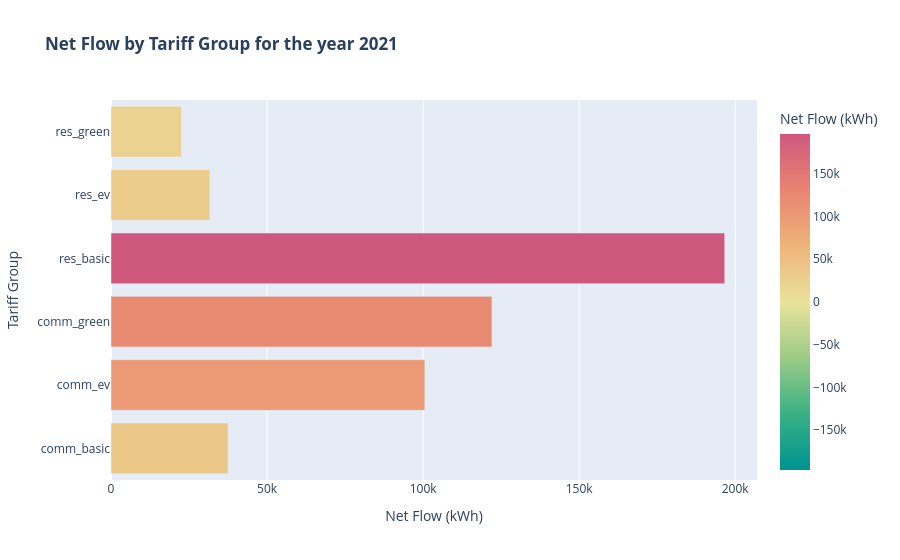

The notebook cell this image was saved under:
### Code cell
fig = px.bar(
    df_tariff,
    x="net_kWh",
    y="tariff_id",
    orientation="h",
    color="net_kWh",
    color_continuous_scale=px.colors.diverging.Temps,
    color_continuous_midpoint=0,
    title="<b>Net Flow by Tariff Group for the year {}<b>".format(year),
    labels={"tariff_id": "Tariff Group", "net_kWh": "Net Flow (kWh)"},
)
fig.show()

### Figure 1 — Plotly figure (JSON) as saved in the notebook; plotly's stock layout.template omitted (floating-point values rounded to 4 significant figures)
{"data": [{"hovertemplate": "Net Flow (kWh)=%{marker.color}<br>Tariff Group=%{y}<extra></extra>", "legendgroup": "", "marker": {"color": [37510.0, 100600.0, 122100.0, 196600.0, 31650.0, 22590.0], "coloraxis": "coloraxis", "pattern": {"shape": ""}}, "name": "", "orientation": "h", "showlegend": false, "textposition": "auto", "type": "bar", "x": [37510.0, 100600.0, 122100.0, 196600.0, 31650.0, 22590.0], "xaxis": "x", "y": ["comm_basic", "comm_ev", "comm_green", "res_basic", "res_ev", "res_green"], "yaxis": "y"}], "layout": {"barmode": "relative", "coloraxis": {"autocolorscale": false, "cmid": 0, "colorbar": {"title": {"text": "Net Flow (kWh)"}}, "colorscale": [[0.0, "rgb(0, 147, 146)"], [0.1667, "rgb(57, 177, 133)"], [0.3333, "rgb(156, 203, 134)"], [0.5, "rgb(233, 226, 156)"], [0.6667, "rgb(238, 180, 121)"], [0.8333, "rgb(232, 132, 113)"], [1.0, "rgb(207, 89, 126)"]]}, "legend": {"tracegroupgap": 0}, "title": {"text": "<b>Net Flow by Tariff Group for the year 2021<b>"}, "xaxis": {"anchor": "y", "domain": [0.0, 1.0], "title": {"text": "Net Flow (kWh)"}}, "yaxis": {"anchor": "x", "domain": [0.0, 1.0], "title": {"text": "Tariff Group"}}}}
